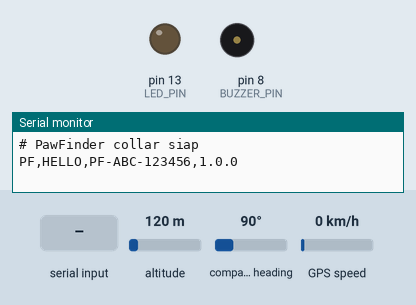
This sketch was run on a simulated Arduino Uno, built with avr-gcc and run on an emulated ATmega328P. On the bench: output pins drawn as LEDs (lit = HIGH), buzzer (waves = sounding, pin HIGH), the last lines printed to the serial monitor. The test bench sets the inputs (shaded band); at power-on: altitude 120 m, compass heading 90°, GPS speed 0 km/h. The GPS gets a fix after 3 s at 37.7749, -122.4194 with 8 satellites.

Above: at 1.5 s.
1.6 s: "PING\n" received over Serial
At 2.6 s:
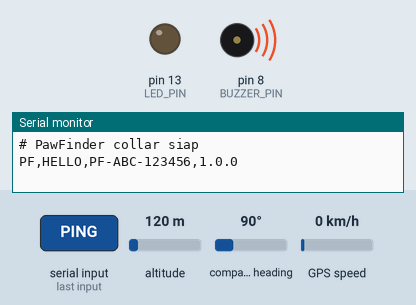
At 5.5 s:
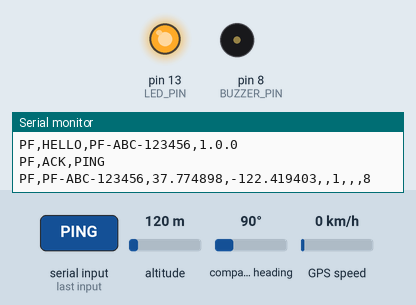
5.7 s: "PING\n" received over Serial
At 6.7 s:
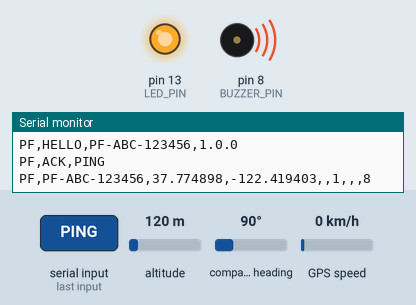
Timing chart, 0 to 8.7 s (numbered marks = the images above; inputs shaded):
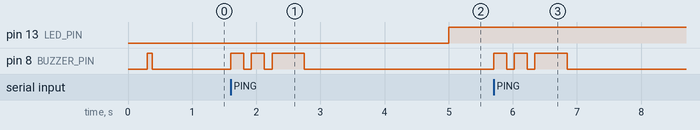

Measured:
- after the input at 1.6 s, pin 8 (BUZZER_PIN): goes HIGH 0.20 s, LOW 0.12 s, HIGH 0.20 s, LOW 0.12 s, HIGH 0.50 s, then LOW, starting at once
- after the input at 5.7 s, pin 8 (BUZZER_PIN): goes HIGH 0.20 s, LOW 0.12 s, HIGH 0.20 s, LOW 0.12 s, HIGH 0.50 s, then LOW, starting at once

The sketch:

pawfinder_collar.ino
```cpp
/*
  PawFinder Collar - firmware Arduino Uno (kabel USB -> server PawFinder)

  Perangkat keras:
    - Arduino Uno
    - Modul GPS NEO-6M (atau kompatibel NMEA 9600 baud)
        GPS TX  -> Arduino pin 4   (GPS_RX_PIN)
        GPS RX  -> Arduino pin 3   (GPS_TX_PIN)   (boleh tidak disambung)
        GPS VCC -> 5V, GND -> GND
    - Buzzer aktif ke pin 8 (+) dan GND (-)         (opsional)
    - Baterai: pembagi tegangan ke A0                (opsional, lihat BATTERY_SENSE)
    - Sensor suhu LM35 ke A1                         (opsional, lihat HAS_LM35)

  Library (Arduino IDE > Tools > Manage Libraries):
    - TinyGPSPlus oleh Mikal Hart
    (SoftwareSerial sudah bawaan Arduino)

  Protokol (satu baris per paket lewat USB serial, 9600 baud):
    Alat -> server :  PF,<ID>,<lat>,<lng>,<baterai%>,<fix 0/1>,<detak>,<suhu>,<satelit>
                      PF,HELLO,<ID>,<versi>        (saat menyala / diminta WHO)
                      PF,ACK,<PERINTAH>            (setelah menjalankan perintah)
    Server -> alat :  PING | INTERVAL <detik> | WHO

  Kolom yang tidak tersedia dikosongkan (mis. koordinat saat GPS belum fix).
  Dokumentasi lengkap: README.md bagian "Koneksi alat".
*/

#include <SoftwareSerial.h>
#include <TinyGPSPlus.h>

// ===================== KONFIGURASI (ubah di sini) =====================
const char DEVICE_ID[]  = "PF-ABC-123456";  // WAJIB sama dengan nomor seri yang dipasangkan di aplikasi
const char FW_VERSION[] = "1.0.0";
const long USB_BAUD     = 9600;             // harus sama dengan USB_BAUD di backend/.env

const uint8_t GPS_RX_PIN = 4;
const uint8_t GPS_TX_PIN = 3;
const long    GPS_BAUD   = 9600;

const uint8_t BUZZER_PIN  = 8;
const uint8_t LED_PIN     = LED_BUILTIN;

#define BATTERY_SENSE 0          // 1 bila A0 membaca baterai lewat pembagi tegangan
const float ADC_REF_VOLT   = 5.0;
const float DIVIDER_RATIO  = 2.0;   // mis. dua resistor sama besar => tegangan baterai = A0 x 2
const float BATT_EMPTY_V   = 3.3;   // 0%  (LiPo 1S)
const float BATT_FULL_V    = 4.2;   // 100%

#define HAS_LM35 0               // 1 bila sensor suhu LM35 dipasang di A1 (10 mV per derajat C)

// 0 = ikuti interval yang diatur di aplikasi. Isi detik (mis. 2) agar data lebih cepat saat demo di lab.
#define FORCE_INTERVAL_SEC 0
// ======================================================================

SoftwareSerial gpsSerial(GPS_RX_PIN, GPS_TX_PIN);
TinyGPSPlus gps;

unsigned long sendEveryMs = 5000;   // diganti oleh perintah INTERVAL dari server
unsigned long lastSend = 0;
unsigned long lastGpsChars = 0;

char cmdBuf[24];
uint8_t cmdLen = 0;

// ---------------------------------------------------------------- util
void beep(uint16_t ms) {
  digitalWrite(BUZZER_PIN, HIGH);
  delay(ms);
  digitalWrite(BUZZER_PIN, LOW);
}

void sendHello() {
  Serial.print(F("PF,HELLO,"));
  Serial.print(DEVICE_ID);
  Serial.print(',');
  Serial.println(FW_VERSION);
}

void sendAck(const char* cmd) {
  Serial.print(F("PF,ACK,"));
  Serial.println(cmd);
}

int readBatteryPercent() {
#if BATTERY_SENSE
  float v = analogRead(A0) * (ADC_REF_VOLT / 1023.0) * DIVIDER_RATIO;
  float pct = (v - BATT_EMPTY_V) / (BATT_FULL_V - BATT_EMPTY_V) * 100.0;
  if (pct < 0) pct = 0;
  if (pct > 100) pct = 100;
  return (int)(pct + 0.5);
#else
  return -1;  // tidak tersedia: kolom dikosongkan
#endif
}

// ---------------------------------------------------------------- kirim data
void sendTelemetry() {
  bool fix = gps.location.isValid() && gps.location.age() < 5000;

  Serial.print(F("PF,"));
  Serial.print(DEVICE_ID);
  Serial.print(',');
  if (fix) Serial.print(gps.location.lat(), 6);
  Serial.print(',');
  if (fix) Serial.print(gps.location.lng(), 6);
  Serial.print(',');
  int bat = readBatteryPercent();
  if (bat >= 0) Serial.print(bat);
  Serial.print(',');
  Serial.print(fix ? 1 : 0);
  Serial.print(',');
  // kolom detak jantung dikosongkan (belum ada sensor)
  Serial.print(',');
#if HAS_LM35
  Serial.print(analogRead(A1) * (ADC_REF_VOLT / 1023.0) * 100.0, 1);
#endif
  Serial.print(',');
  if (gps.satellites.isValid()) Serial.print(gps.satellites.value());
  Serial.println();

  digitalWrite(LED_PIN, fix ? HIGH : LOW);  // LED menyala = GPS sudah fix
}

// ---------------------------------------------------------------- perintah dari server
void handleCommand(char* line) {
  if (strcmp(line, "PING") == 0) {
    beep(200); delay(120); beep(200); delay(120); beep(500);
    sendAck("PING");
  } else if (strcmp(line, "WHO") == 0) {
    sendHello();
  } else if (strncmp(line, "INTERVAL ", 9) == 0) {
    long sec = atol(line + 9);
    if (sec >= 1 && sec <= 3600 && FORCE_INTERVAL_SEC == 0) sendEveryMs = (unsigned long)sec * 1000UL;
    sendAck("INTERVAL");
  }
  // perintah lain diabaikan
}

void readCommands() {
  while (Serial.available() > 0) {
    char c = (char)Serial.read();
    if (c == '\n' || c == '\r') {
      if (cmdLen > 0) {
        cmdBuf[cmdLen] = '\0';
        handleCommand(cmdBuf);
        cmdLen = 0;
      }
    } else if (cmdLen < sizeof(cmdBuf) - 1) {
      cmdBuf[cmdLen++] = c;
    } else {
      cmdLen = 0;  // baris terlalu panjang: buang
    }
  }
}

// ---------------------------------------------------------------- setup & loop
void setup() {
  pinMode(BUZZER_PIN, OUTPUT);
  pinMode(LED_PIN, OUTPUT);
  Serial.begin(USB_BAUD);
  gpsSerial.begin(GPS_BAUD);
  if (FORCE_INTERVAL_SEC > 0) sendEveryMs = (unsigned long)FORCE_INTERVAL_SEC * 1000UL;
  delay(300);
  Serial.println(F("# PawFinder collar siap"));  // baris berawalan '#' = komentar, diabaikan server
  sendHello();
  beep(80);
}

void loop() {
  while (gpsSerial.available() > 0) {
    gps.encode(gpsSerial.read());
    lastGpsChars++;
  }
  readCommands();

  unsigned long now = millis();
  if (now - lastSend >= sendEveryMs) {
    lastSend = now;
    sendTelemetry();
    if (lastGpsChars < 10 && now > 5000) {
      Serial.println(F("# peringatan: tidak ada data dari modul GPS (cek kabel TX/RX)"));
    }
    lastGpsChars = 0;
  }
}
```
